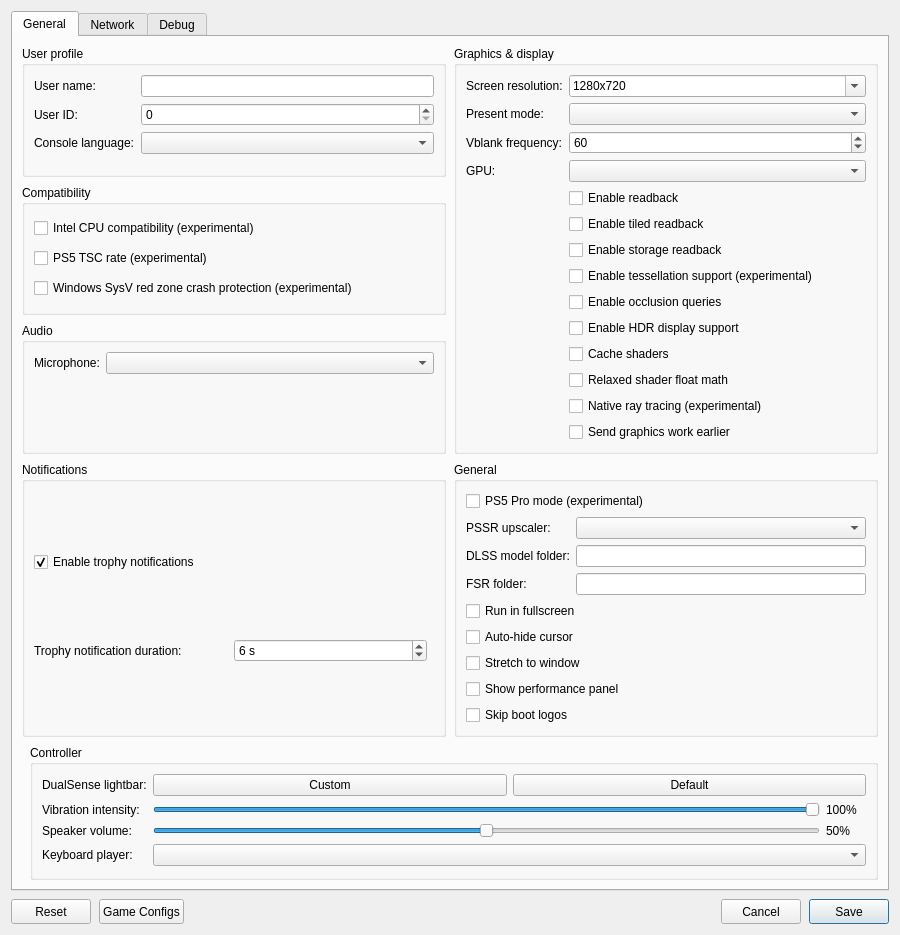
<?xml version="1.0" encoding="UTF-8"?>
<ui version="4.0">
 <class>ConfigurationEditDialog</class>
 <widget class="QDialog" name="ConfigurationEditDialog">
  <property name="geometry">
   <rect>
    <x>0</x>
    <y>0</y>
    <width>900</width>
    <height>620</height>
   </rect>
  </property>
  <property name="windowTitle">
   <string>Settings</string>
  </property>
  <property name="locale">
   <locale language="English" country="UnitedStates"/>
  </property>
  <layout class="QVBoxLayout" name="dialogLayout">
   <property name="spacing"><number>8</number></property>
   <item>
    <widget class="QTabWidget" name="settings_tabs">
     <property name="currentIndex"><number>0</number></property>
     <widget class="QWidget" name="settings_tab">
      <attribute name="title"><string>General</string></attribute>
      <layout class="QGridLayout" name="gridLayout">
       <property name="horizontalSpacing">
        <number>8</number>
       </property>
       <property name="verticalSpacing">
        <number>8</number>
       </property>
       <item row="0" column="0" colspan="2">
        <layout class="QGridLayout" name="sectionsLayout" columnstretch="1,1">
         <property name="horizontalSpacing">
          <number>8</number>
         </property>
         <property name="verticalSpacing">
          <number>8</number>
         </property>
         <item row="0" column="0">
          <widget class="QGroupBox" name="user_profile_group">
           <property name="title">
            <string>User profile</string>
           </property>
           <layout class="QFormLayout" name="userProfileLayout">
            <property name="fieldGrowthPolicy">
             <enum>QFormLayout::AllNonFixedFieldsGrow</enum>
            </property>
            <item row="0" column="0">
             <widget class="QLabel" name="label_user_name">
              <property name="text"><string>User name:</string></property>
             </widget>
            </item>
            <item row="0" column="1">
             <widget class="MandatoryLineEdit" name="lineEdit_user_name">
              <property name="toolTip"><string>Local user name exposed to games</string></property>
              <property name="clearButtonEnabled"><bool>true</bool></property>
             </widget>
            </item>
            <item row="1" column="0">
             <widget class="QLabel" name="label_user_id">
              <property name="text"><string>User ID:</string></property>
             </widget>
            </item>
            <item row="1" column="1">
             <widget class="QSpinBox" name="spinBox_user_id">
              <property name="toolTip"><string>Local user ID exposed to games</string></property>
             </widget>
            </item>
            <item row="2" column="0">
             <widget class="QLabel" name="label_console_language">
              <property name="text"><string>Console language:</string></property>
             </widget>
            </item>
            <item row="2" column="1">
             <widget class="QComboBox" name="comboBox_console_language">
              <property name="toolTip"><string>Language</string></property>
             </widget>
            </item>
           </layout>
          </widget>
         </item>
         <item row="2" column="0">
          <widget class="QGroupBox" name="audio_group">
           <property name="title"><string>Audio</string></property>
           <layout class="QFormLayout" name="audioLayout">
            <property name="fieldGrowthPolicy">
             <enum>QFormLayout::AllNonFixedFieldsGrow</enum>
            </property>
            <item row="0" column="0">
             <widget class="QLabel" name="label_audio_input_device">
              <property name="text"><string>Microphone:</string></property>
             </widget>
            </item>
            <item row="0" column="1">
             <widget class="QComboBox" name="comboBox_audio_input_device"/>
            </item>
           </layout>
          </widget>
         </item>
         <item row="0" column="1" rowspan="3">
          <widget class="QGroupBox" name="graphics_group">
           <property name="title">
            <string>Graphics &amp;&amp; display</string>
           </property>
           <layout class="QFormLayout" name="graphicsLayout">
            <property name="fieldGrowthPolicy">
             <enum>QFormLayout::AllNonFixedFieldsGrow</enum>
            </property>
            <item row="0" column="0">
             <widget class="QLabel" name="label_screen_resolution">
              <property name="text"><string>Screen resolution:</string></property>
             </widget>
            </item>
            <item row="0" column="1">
             <widget class="QComboBox" name="comboBox_screen_resolution">
              <property name="toolTip"><string>Window resolution as WIDTHxHEIGHT; pick a preset or type a custom size. Non-16:9 sizes such as 21:9 show the game with black bars unless Stretch to window is on.</string></property>
              <property name="editable"><bool>true</bool></property>
              <property name="insertPolicy"><enum>QComboBox::NoInsert</enum></property>
              <item><property name="text"><string notr="true">1280x720</string></property></item>
              <item><property name="text"><string notr="true">1920x1080</string></property></item>
              <item><property name="text"><string notr="true">2560x1440</string></property></item>
              <item><property name="text"><string notr="true">3840x2160</string></property></item>
              <item><property name="text"><string notr="true">2560x1080</string></property></item>
              <item><property name="text"><string notr="true">3440x1440</string></property></item>
              <item><property name="text"><string notr="true">3840x1600</string></property></item>
              <item><property name="text"><string notr="true">5120x2160</string></property></item>
             </widget>
            </item>
            <item row="1" column="0">
             <widget class="QLabel" name="label_present_mode">
              <property name="text"><string>Present mode:</string></property>
             </widget>
            </item>
            <item row="1" column="1">
             <widget class="QComboBox" name="comboBox_present_mode">
              <property name="toolTip"><string>Vulkan swapchain presentation mode</string></property>
             </widget>
            </item>
            <item row="2" column="0">
             <widget class="QLabel" name="label_vblank_frequency">
              <property name="text"><string>Vblank frequency:</string></property>
             </widget>
            </item>
            <item row="2" column="1">
             <widget class="QSpinBox" name="spinBox_vblank_frequency">
              <property name="toolTip"><string>Virtual display refresh rate used for frame pacing</string></property>
              <property name="minimum"><number>30</number></property>
              <property name="maximum"><number>360</number></property>
              <property name="value"><number>60</number></property>
             </widget>
            </item>
            <item row="4" column="0">
             <widget class="QLabel" name="label_gpu">
              <property name="text"><string>GPU:</string></property>
             </widget>
            </item>
            <item row="4" column="1">
             <widget class="QComboBox" name="comboBox_gpu">
              <property name="toolTip"><string>Graphics device used by the emulator</string></property>
             </widget>
            </item>
            <item row="5" column="1">
             <widget class="QCheckBox" name="checkBox_readback">
              <property name="toolTip"><string>Read back writable linear images</string></property>
              <property name="text"><string>Enable readback</string></property>
             </widget>
            </item>
            <item row="6" column="1">
             <widget class="QCheckBox" name="checkBox_readback_tiled">
              <property name="toolTip"><string>Read back small writable tiled images</string></property>
              <property name="text"><string>Enable tiled readback</string></property>
             </widget>
            </item>
            <item row="7" column="1">
             <widget class="QCheckBox" name="checkBox_readback_storage">
              <property name="toolTip"><string>Read back shader-written images when the game flushes the GPU cache for the CPU. Images from linear and tiled readback are read back then too.</string></property>
              <property name="text"><string>Enable storage readback</string></property>
             </widget>
            </item>
            <item row="8" column="1">
             <widget class="QCheckBox" name="checkBox_tessellation">
              <property name="toolTip"><string>Draw tessellated geometry. Disabled by default; unsupported tessellation may cause crashes.</string></property>
              <property name="text"><string>Enable tessellation support (experimental)</string></property>
             </widget>
            </item>
            <item row="9" column="1">
             <widget class="QCheckBox" name="checkBox_occlusion_queries">
              <property name="toolTip"><string>Count the samples of occlusion queries on the GPU, so hidden lights and objects stay hidden. Costs some performance.</string></property>
              <property name="text"><string>Enable occlusion queries</string></property>
             </widget>
            </item>
            <item row="10" column="1">
             <widget class="QCheckBox" name="checkBox_hdr">
              <property name="toolTip"><string>Enable HDR10 output for supported games. Requires HDR enabled on the host display.</string></property>
              <property name="text"><string>Enable HDR display support</string></property>
             </widget>
            </item>
            <item row="11" column="1">
             <widget class="QCheckBox" name="checkBox_shader_cache">
              <property name="toolTip"><string>Save compiled shaders and pipelines per game and load them at startup.</string></property>
              <property name="text"><string>Cache shaders</string></property>
             </widget>
            </item>
            <item row="12" column="1">
             <widget class="QCheckBox" name="checkBox_relaxed_shader_float">
              <property name="toolTip"><string>Use the host GPU's native float operations in shaders. Faster, but can be inaccurate.</string></property>
              <property name="text"><string>Relaxed shader float math</string></property>
             </widget>
            </item>
            <item row="13" column="1">
             <widget class="QCheckBox" name="checkBox_native_rt">
              <property name="toolTip"><string>Use native RT on the GPU.</string></property>
              <property name="text"><string>Native ray tracing (experimental)</string></property>
             </widget>
            </item>
              <item row="14" column="1">
               <widget class="QCheckBox" name="checkBox_gpu_submit_cadence">
                <property name="toolTip"><string>Send prepared graphics work earlier so the GPU can advance while the emulator prepares the rest. Performance depends on the game. Does not change game speed or graphics quality.</string></property>
                <property name="text"><string>Send graphics work earlier</string></property>
               </widget>
              </item>
           </layout>
          </widget>
         </item>
         <item row="3" column="0">
          <widget class="QGroupBox" name="notifications_group">
           <property name="title"><string>Notifications</string></property>
           <layout class="QVBoxLayout" name="notificationsLayout">
            <item>
             <widget class="QCheckBox" name="checkBox_trophy_notifications">
              <property name="toolTip"><string>Show trophy unlock notifications and play their sound.
    To use your own sound, replace the emulator's assets/sounds/trophy-unlock.wav with a WAV file and restart the game.</string></property>
              <property name="text"><string>Enable trophy notifications</string></property>
              <property name="checked"><bool>true</bool></property>
             </widget>
            </item>
            <item>
             <layout class="QHBoxLayout" name="trophyDurationLayout">
              <item>
               <widget class="QLabel" name="label_trophy_duration">
                <property name="text"><string>Trophy notification duration:</string></property>
               </widget>
              </item>
              <item>
               <widget class="QSpinBox" name="spinBox_trophy_duration">
                <property name="toolTip"><string>How long each trophy unlock notification stays on screen.</string></property>
                <property name="suffix"><string> s</string></property>
                <property name="minimum"><number>5</number></property>
                <property name="maximum"><number>10</number></property>
                <property name="value"><number>6</number></property>
               </widget>
              </item>
              <item>
               <spacer name="trophyDurationSpacer">
                <property name="orientation"><enum>Qt::Horizontal</enum></property>
               </spacer>
              </item>
             </layout>
            </item>
           </layout>
          </widget>
         </item>
         <item row="3" column="1">
          <widget class="QGroupBox" name="general_group">
           <property name="title"><string>General</string></property>
           <layout class="QVBoxLayout" name="generalLayout">
            <item>
             <widget class="QCheckBox" name="checkBox_pro">
              <property name="toolTip"><string>Enable PS5 Pro mode for supported games. Disabled by default.</string></property>
              <property name="text"><string>PS5 Pro mode (experimental)</string></property>
             </widget>
            </item>
            <item>
             <layout class="QFormLayout" name="pssrLayout">
              <item row="0" column="0">
               <widget class="QLabel" name="label_pssr_upscaler">
                <property name="text"><string>PSSR upscaler:</string></property>
               </widget>
              </item>
              <item row="0" column="1">
               <widget class="QComboBox" name="comboBox_pssr_upscaler">
                <property name="toolTip"><string>DLSS needs an NVIDIA RTX GPU</string></property>
               </widget>
              </item>
              <item row="1" column="0">
               <widget class="QLabel" name="label_dlss_folder">
                <property name="text"><string>DLSS model folder:</string></property>
               </widget>
              </item>
              <item row="1" column="1">
               <widget class="MandatoryLineEdit" name="lineEdit_dlss_folder">
                <property name="toolTip"><string>Folder with nvngx_dlss.dll (Windows) or libnvidia-ngx-dlss.so.* (Linux)</string></property>
                <property name="clearButtonEnabled"><bool>true</bool></property>
               </widget>
              </item>
              <item row="2" column="0">
               <widget class="QLabel" name="label_fsr_folder">
                <property name="text"><string>FSR folder:</string></property>
               </widget>
              </item>
              <item row="2" column="1">
               <widget class="MandatoryLineEdit" name="lineEdit_fsr_folder">
                <property name="toolTip"><string>Folder with amd_fidelityfx_loader_vk.dll and amd_fidelityfx_upscaler_vk.dll (AMD FidelityFX SDK 2.4 or later)</string></property>
                <property name="clearButtonEnabled"><bool>true</bool></property>
               </widget>
              </item>
             </layout>
            </item>
            <item>
             <widget class="QCheckBox" name="checkBox_fullscreen">
              <property name="toolTip"><string>Run in borderless desktop fullscreen</string></property>
              <property name="text"><string>Run in fullscreen</string></property>
             </widget>
            </item>
            <item>
             <widget class="QCheckBox" name="checkBox_hide_cursor">
              <property name="toolTip"><string>Hide the host cursor after 2 seconds without mouse activity</string></property>
              <property name="text"><string>Auto-hide cursor</string></property>
             </widget>
            </item>
            <item>
             <widget class="QCheckBox" name="checkBox_stretch">
              <property name="toolTip"><string>Stretch the game image to fill the window instead of keeping its aspect ratio with black bars</string></property>
              <property name="text"><string>Stretch to window</string></property>
             </widget>
            </item>
            <item>
             <widget class="QCheckBox" name="checkBox_perf_overlay">
              <property name="toolTip"><string>Show FPS, frame times, CPU/GPU usage, RAM and memory pressure in the game window. Press F2 (Cmd+P on macOS) to toggle it, and add Shift for the detailed view.</string></property>
              <property name="text"><string>Show performance panel</string></property>
             </widget>
            </item>
            <item>
             <widget class="QCheckBox" name="checkBox_skip_notice_screen">
              <property name="toolTip"><string>Skip startup logos and notices in supported games.</string></property>
              <property name="text"><string>Skip boot logos</string></property>
             </widget>
            </item>
           </layout>
          </widget>
         </item>
         <item row="1" column="0">
          <widget class="QGroupBox" name="compatibility_group">
           <property name="title">
            <string>Compatibility</string>
           </property>
           <layout class="QVBoxLayout" name="compatibilityLayout">
            <item>
             <widget class="QCheckBox" name="checkBox_amd_cpu">
              <property name="toolTip"><string>Patch CPU instructions that differ between AMD and the host CPU.</string></property>
              <property name="text"><string>Intel CPU compatibility (experimental)</string></property>
             </widget>
            </item>
            <item>
             <widget class="QCheckBox" name="checkBox_guest_tsc">
              <property name="toolTip"><string>Run the CPU time stamp counter (TSC) at the PS5's 1.6 GHz instead of the host rate. Fixes games that run too fast.</string></property>
              <property name="text"><string>PS5 TSC rate (experimental)</string></property>
             </widget>
            </item>
            <item>
             <widget class="QCheckBox" name="checkBox_red_zone_protection">
              <property name="toolTip"><string>Helps prevent crashes in some games on Windows</string></property>
              <property name="text"><string>Windows SysV red zone crash protection (experimental)</string></property>
             </widget>
            </item>
           </layout>
          </widget>
         </item>
        </layout>
       </item>
       <item row="1" column="1">
        <widget class="QGroupBox" name="controller_group">
         <property name="title"><string>Controller</string></property>
         <layout class="QFormLayout" name="controllerLayout">
          <property name="fieldGrowthPolicy"><enum>QFormLayout::AllNonFixedFieldsGrow</enum></property>
          <item row="0" column="0">
           <widget class="QLabel" name="label_controller_color">
            <property name="text"><string>DualSense lightbar:</string></property>
           </widget>
          </item>
          <item row="0" column="1">
           <layout class="QHBoxLayout" name="controllerColorLayout">
            <item>
             <widget class="QPushButton" name="button_controller_color">
              <property name="toolTip"><string>Choose and preview a fixed LED color. Bluetooth DualSense may take several seconds to update.</string></property>
              <property name="text"><string>Custom</string></property>
             </widget>
            </item>
            <item>
             <widget class="QPushButton" name="button_controller_color_reset">
              <property name="toolTip"><string>Let the game control the lightbar</string></property>
              <property name="text"><string>Default</string></property>
             </widget>
            </item>
           </layout>
          </item>
          <item row="1" column="0">
           <widget class="QLabel" name="label_controller_vibration">
            <property name="text"><string>Vibration intensity:</string></property>
           </widget>
          </item>
          <item row="1" column="1">
           <layout class="QHBoxLayout" name="controllerVibrationLayout">
            <item>
             <widget class="QSlider" name="slider_controller_vibration">
              <property name="toolTip"><string>Scale DualSense vibration over USB and Bluetooth</string></property>
              <property name="maximum"><number>100</number></property>
              <property name="value"><number>100</number></property>
              <property name="orientation"><enum>Qt::Horizontal</enum></property>
             </widget>
            </item>
            <item>
             <widget class="QLabel" name="label_controller_vibration_value">
              <property name="minimumSize"><size><width>40</width><height>0</height></size></property>
              <property name="text"><string>100%</string></property>
             </widget>
            </item>
           </layout>
          </item>
          <item row="2" column="0">
           <widget class="QLabel" name="label_controller_volume">
            <property name="text"><string>Speaker volume:</string></property>
           </widget>
          </item>
          <item row="2" column="1">
           <layout class="QHBoxLayout" name="controllerVolumeLayout">
            <item>
             <widget class="QSlider" name="slider_controller_volume">
              <property name="toolTip"><string>Scale the DualSense speaker over USB and Bluetooth. 50% is the previous default; 100% adds 6 dB of gain.</string></property>
              <property name="maximum"><number>100</number></property>
              <property name="value"><number>50</number></property>
              <property name="orientation"><enum>Qt::Horizontal</enum></property>
             </widget>
            </item>
            <item>
             <widget class="QLabel" name="label_controller_volume_value">
              <property name="minimumSize"><size><width>40</width><height>0</height></size></property>
              <property name="text"><string>50%</string></property>
             </widget>
            </item>
           </layout>
          </item>
          <item row="3" column="0">
           <widget class="QLabel" name="label_keyboard_player">
            <property name="text"><string>Keyboard player:</string></property>
           </widget>
          </item>
          <item row="3" column="1">
           <widget class="QComboBox" name="comboBox_keyboard_player">
            <property name="toolTip"><string>Gamepads fill the remaining players in connection order. Every player uses the same input mapping.</string></property>
           </widget>
          </item>
         </layout>
        </widget>
       </item>
      </layout>
     </widget>
     <widget class="QWidget" name="network_tab">
      <attribute name="title"><string>Network</string></attribute>
      <layout class="QVBoxLayout" name="networkTabLayout">
       <item>
        <widget class="QCheckBox" name="checkBox_network_connected">
         <property name="toolTip"><string>Let games use your computer's local network connection.</string></property>
         <property name="text"><string>Enable network connection</string></property>
        </widget>
       </item>
       <item>
        <widget class="QCheckBox" name="checkBox_psn_emulation">
         <property name="text"><string>Emulate PSN (compatibility)</string></property>
        </widget>
       </item>
       <item>
        <spacer name="networkSpacer">
         <property name="orientation"><enum>Qt::Vertical</enum></property>
         <property name="sizeHint" stdset="0"><size><width>20</width><height>40</height></size></property>
        </spacer>
       </item>
      </layout>
     </widget>
     <widget class="QWidget" name="debug_tab">
      <attribute name="title"><string>Debug</string></attribute>
      <layout class="QVBoxLayout" name="debugTabLayout">
       <item>
        <widget class="QGroupBox" name="debug_group">
         <property name="title">
          <string>Debugging &amp;&amp; logs</string>
         </property>
         <layout class="QGridLayout" name="debugLayout" columnstretch="0,1,0,1">
          <property name="horizontalSpacing"><number>8</number></property>
          <property name="verticalSpacing"><number>6</number></property>
          <item row="0" column="0" colspan="2">
           <widget class="QCheckBox" name="checkBox_vulkan_validation">
            <property name="toolTip"><string>Enable Vulkan validation layers</string></property>
            <property name="text"><string>Vulkan validation</string></property>
            <property name="checked"><bool>true</bool></property>
           </widget>
          </item>
          <item row="0" column="2" colspan="2">
           <widget class="QCheckBox" name="checkBox_shader_validation">
            <property name="toolTip"><string>Validate SPIR-V binary</string></property>
            <property name="text"><string>Shader validation</string></property>
            <property name="checked"><bool>true</bool></property>
           </widget>
          </item>
          <item row="1" column="0" colspan="2">
           <widget class="QCheckBox" name="checkBox_renderdoc_capture">
            <property name="toolTip"><string>Enable RenderDoc capture</string></property>
            <property name="text"><string>RenderDoc capture</string></property>
           </widget>
          </item>
          <item row="1" column="2" colspan="2">
           <widget class="QCheckBox" name="checkBox_cmd_dump">
            <property name="toolTip"><string>Dump command buffers</string></property>
            <property name="text"><string>Command buffer dump</string></property>
           </widget>
          </item>
          <item row="2" column="0">
           <widget class="QLabel" name="label_shader_log_direction">
            <property name="text"><string>Shader logging:</string></property>
           </widget>
          </item>
          <item row="2" column="1">
           <widget class="QComboBox" name="comboBox_shader_log_direction">
            <property name="toolTip"><string>Dump shaders to file or console window. If enabled may decrease emulator performance</string></property>
           </widget>
          </item>
          <item row="2" column="2">
           <widget class="QLabel" name="label_shader_log_folder">
            <property name="text"><string>Shader log folder:</string></property>
           </widget>
          </item>
          <item row="2" column="3">
           <widget class="MandatoryLineEdit" name="lineEdit_shader_log_folder">
            <property name="toolTip"><string>Specify directory to dump shaders</string></property>
            <property name="clearButtonEnabled"><bool>true</bool></property>
           </widget>
          </item>
          <item row="3" column="0">
           <widget class="QLabel" name="label_printf_direction">
            <property name="text"><string>Printf output:</string></property>
           </widget>
          </item>
          <item row="3" column="1">
           <widget class="QComboBox" name="comboBox_printf_direction">
            <property name="toolTip"><string>Print logs to file or console window. If enabled may decrease emulator performance</string></property>
           </widget>
          </item>
          <item row="3" column="2">
           <widget class="QLabel" name="label_printf_file">
            <property name="text"><string>Printf output file:</string></property>
           </widget>
          </item>
          <item row="3" column="3">
           <widget class="MandatoryLineEdit" name="lineEdit_printf_file">
            <property name="toolTip"><string>Specify file to dump logs</string></property>
            <property name="clearButtonEnabled"><bool>true</bool></property>
           </widget>
          </item>
          <item row="4" column="0">
           <widget class="QCheckBox" name="checkBox_profiler">
            <property name="toolTip"><string>Enable the Tracy profiler. Profiling may decrease emulator performance</string></property>
            <property name="text"><string>Tracy profiler</string></property>
           </widget>
          </item>
          <item row="4" column="2">
           <widget class="QLabel" name="label_cmd_dump_folder">
            <property name="text"><string>Command buffer folder:</string></property>
           </widget>
          </item>
          <item row="4" column="3">
           <widget class="MandatoryLineEdit" name="lineEdit_cmd_dump_folder">
            <property name="toolTip"><string>Specify directory to dump command buffers</string></property>
            <property name="clearButtonEnabled"><bool>true</bool></property>
           </widget>
          </item>
         </layout>
        </widget>
       </item>
       <item>
        <widget class="QGroupBox" name="rendering_compatibility_group">
         <property name="title"><string>Rendering compatibility</string></property>
         <layout class="QVBoxLayout" name="renderingCompatibilityLayout">
          <item>
           <widget class="QLabel" name="label_rendering_compatibility">
            <property name="text"><string>These settings may help with rendering bugs at a slight performance cost.</string></property>
            <property name="wordWrap"><bool>true</bool></property>
           </widget>
          </item>
          <item>
           <widget class="QCheckBox" name="checkBox_sync_raw_image_buffers">
            <property name="toolTip"><string>Can fix missing textures and incorrect transparency (Resident Evil 2).</string></property>
            <property name="text"><string>Accurate texture synchronization</string></property>
           </widget>
          </item>
         </layout>
        </widget>
       </item>
       <item>
        <widget class="QGroupBox" name="performance_tweaks_group">
         <property name="title"><string>Performance tweaks</string></property>
         <layout class="QVBoxLayout" name="performanceTweaksLayout">
          <item>
           <widget class="QLabel" name="label_performance_tweaks">
            <property name="styleSheet"><string>color: red;</string></property>
            <property name="text"><string>Game-specific tweaks: they may or may not improve performance. Use with caution and prefer setting them per game rather than globally.</string></property>
            <property name="wordWrap"><bool>true</bool></property>
           </widget>
          </item>
          <item>
           <layout class="QHBoxLayout" name="flushDrawsLayout">
            <item>
             <widget class="QLabel" name="label_flush_draws">
              <property name="text"><string>Submit GPU work every N draws (0 = off):</string></property>
             </widget>
            </item>
            <item>
             <widget class="QSpinBox" name="spinBox_flush_draws">
              <property name="toolTip"><string>Can lower frame time in games that send a whole frame as one command buffer, at some submit overhead.</string></property>
              <property name="maximum"><number>99999</number></property>
             </widget>
            </item>
            <item>
             <spacer name="flushDrawsSpacer">
              <property name="orientation"><enum>Qt::Horizontal</enum></property>
             </spacer>
            </item>
           </layout>
          </item>
         </layout>
        </widget>
       </item>
       <item>
        <spacer name="debugSpacer">
         <property name="orientation"><enum>Qt::Vertical</enum></property>
         <property name="sizeHint" stdset="0"><size><width>20</width><height>40</height></size></property>
        </spacer>
       </item>
      </layout>
     </widget>
    </widget>
   </item>
   <item>
    <layout class="QHBoxLayout" name="buttonLayout">
     <item>
     <widget class="QPushButton" name="clear_button">
       <property name="minimumSize"><size><width>80</width><height>25</height></size></property>
       <property name="text"><string>Reset</string></property>
       <property name="toolTip"><string>Restore default settings</string></property>
      </widget>
     </item>
     <item>
      <widget class="QPushButton" name="settings_button">
       <property name="minimumSize"><size><width>80</width><height>25</height></size></property>
       <property name="text"><string>Game Configs</string></property>
       <property name="toolTip"><string>Import or export game configs</string></property>
      </widget>
     </item>
     <item>
      <spacer name="buttonSpacer">
       <property name="orientation"><enum>Qt::Horizontal</enum></property>
       <property name="sizeHint" stdset="0"><size><width>40</width><height>20</height></size></property>
      </spacer>
     </item>
     <item>
      <widget class="QPushButton" name="cancel_button">
       <property name="minimumSize"><size><width>80</width><height>25</height></size></property>
       <property name="text"><string>Cancel</string></property>
      </widget>
     </item>
     <item>
      <widget class="QPushButton" name="ok_button">
       <property name="minimumSize"><size><width>80</width><height>25</height></size></property>
       <property name="text"><string>Save</string></property>
       <property name="default"><bool>true</bool></property>
      </widget>
     </item>
    </layout>
   </item>
  </layout>
 </widget>
 <customwidgets>
  <customwidget>
   <class>MandatoryLineEdit</class>
   <extends>QLineEdit</extends>
   <header>mandatoryLineEdit.h</header>
  </customwidget>
 </customwidgets>
 <resources/>
</ui>
